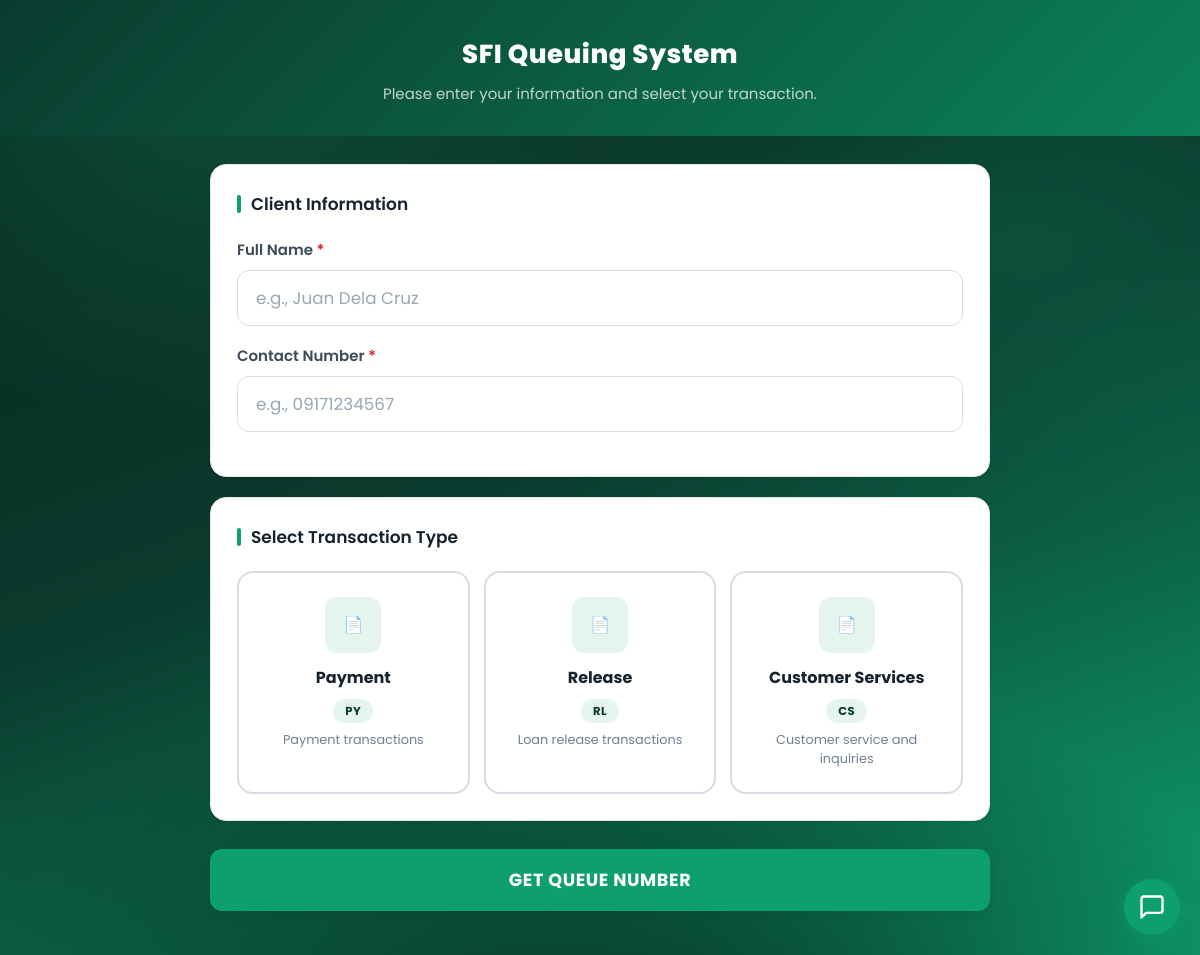
Screenshot of /kiosk/index.php with the database file from the repository.
### tables this page shows
CREATE TABLE loan_types (
    id INT PRIMARY KEY AUTO_INCREMENT,
    name VARCHAR(100) NOT NULL,
    prefix VARCHAR(5) NOT NULL UNIQUE,
    description VARCHAR(255) DEFAULT '',
    category ENUM('transaction','product') NOT NULL DEFAULT 'transaction',
    status ENUM('active','inactive') DEFAULT 'active',
    is_archived TINYINT(1) NOT NULL DEFAULT 0,
    created_at TIMESTAMP DEFAULT CURRENT_TIMESTAMP
);

### kiosk/index.php (the view, shortened to what this page needs)
<?php
$db = Database::getConnection();
$stmt = $db->query("SELECT id, name, prefix, description FROM loan_types WHERE status = 'active' AND category = 'transaction' AND is_archived = 0 ORDER BY id ASC");
$loanTypes = $stmt->fetchAll();
$icons = [
    'PY' => '<svg width="30" height="30" viewBox="0 0 24 24" fill="none" stroke="currentColor" stroke-width="1.8" stroke-linecap="round" stroke-linejoin="round"><rect x="2" y="6" width="20" height="12" rx="2"/><circle cx="12" cy="12" r="2.5"/><path d="M6 12h.01M18 12h.01"/></svg>',
    'RL' => '<svg width="30" height="30" viewBox="0 0 24 24" fill="none" stroke="currentColor" stroke-width="1.8" stroke-linecap="round" stroke-linejoin="round"><path d="M21 8l-9-5-9 5v8l9 5 9-5V8z"/><path d="M3.3 8.3L12 13l8.7-4.7"/><path d="M12 22V13"/></svg>',
    'CS' => '<svg width="30" height="30" viewBox="0 0 24 24" fill="none" stroke="currentColor" stroke-width="1.8" stroke-linecap="round" stroke-linejoin="round"><path d="M3 18v-6a9 9 0 0 1 18 0v6"/><path d="M21 19a2 2 0 0 1-2 2h-1a2 2 0 0 1-2-2v-3a2 2 0 0 1 2-2h3zM3 19a2 2 0 0 0 2 2h1a2 2 0 0 0 2-2v-3a2 2 0 0 0-2-2H3z"/></svg>',
];
?>
<!DOCTYPE html>
<html lang="en">
<head>
    <link rel="stylesheet" href="<?= BASE_URL ?>/assets/css/style.css">
    <link rel="stylesheet" href="<?= BASE_URL ?>/assets/css/kiosk.css">
</head>
<body>
    <div class="kiosk-wrapper">
        <div class="kiosk-header">
            <h1><?= APP_NAME ?></h1>
            <p>Please enter your information and select your transaction.</p>
        </div>
        <div class="kiosk-body">
            <form id="kioskForm" class="kiosk-form" autocomplete="off">
                <div class="kiosk-form-section">
                    <h3>Client Information</h3>
                    <div class="form-group">
                        <label for="clientName">Full Name <span class="text-danger">*</span></label>
                        <div class="name-suggest-wrap">
                            <input type="text" id="clientName" name="client_name" class="form-control"
                                   placeholder="e.g., Juan Dela Cruz" maxlength="150" required autocomplete="off">
                        </div>
                    </div>
                    <div class="form-group">
                        <label for="contactNumber">Contact Number <span class="text-danger">*</span></label>
                        <input type="tel" id="contactNumber" name="contact_number" class="form-control"
                               placeholder="e.g., 09171234567" maxlength="11" required>
                    </div>
                </div>
                <div class="kiosk-form-section">
                    <h3>Select Transaction Type</h3>
                    <div class="loan-type-grid" id="loanTypeGrid">
                        <?php foreach ($loanTypes as $lt): ?>
                        <div class="loan-type-card" data-id="<?= $lt['id'] ?>" data-prefix="<?= $lt['prefix'] ?>" tabindex="0" role="button" aria-label="Select <?= htmlspecialchars($lt['name']) ?>">
                            <span class="card-icon"><?= $icons[$lt['prefix']] ?? '&#128196;' ?></span>
                            <div class="card-name"><?= htmlspecialchars($lt['name']) ?></div>
                            <span class="card-prefix"><?= $lt['prefix'] ?></span>
                            <div class="card-desc"><?= htmlspecialchars($lt['description']) ?></div>
                        </div>
                        <?php endforeach; ?>
                    </div>
                </div>
                <button type="submit" class="btn btn-primary kiosk-submit" id="btnSubmit">
                    <span id="btnSubmitText">GET QUEUE NUMBER</span>
                </button>
            </form>
        </div>
    </div>
    <button class="chat-bubble" id="chatBubble" aria-label="Open chat">
        <svg width="28" height="28" viewBox="0 0 24 24" fill="none" stroke="currentColor" stroke-width="2" stroke-linecap="round" stroke-linejoin="round"><path d="M21 15a2 2 0 0 1-2 2H7l-4 4V5a2 2 0 0 1 2-2h14a2 2 0 0 1 2 2z"/></svg>
    </button>
</body>
</html>

### assets/css/style.css (style rules this page uses)
:root { --primary: #0E9F6E; --primary-dark: #0B815A; --primary-deep: #0B3B2E; --primary-ink: #123A2F; --primary-soft: #E6F4EE; --primary-softer: #F2FAF6; --bg: #F4F6F8; --surface: #FFFFFF; --border: #E6EAEF; --border-strong: #D5DCE3; --ink: #17222E; --ink-soft: #3C4A5A; --muted: #718091; --danger: #E02424; --danger-soft: #FDECEC; --warning: #D97706; --warning-soft: #FEF3E2; --info: #2563EB; --info-soft: #EAF0FE; --success: #0E9F6E; --success-soft: #E6F4EE; --violet: #7C3AED; --violet-soft: #F1EAFE; --shadow-xs: 0 1px 2px rgba(16, 24, 40, 0.05); --shadow-sm: 0 1px 2px rgba(16, 24, 40, 0.04), 0 1px 3px rgba(16, 24, 40, 0.05); --shadow-md: 0 4px 10px rgba(16, 24, 40, 0.06); --shadow-lg: 0 12px 24px rgba(16, 24, 40, 0.08); --shadow-xl: 0 24px 48px rgba(16, 24, 40, 0.12); --radius-xs: 8px; --radius-sm: 10px; --radius: 12px; --radius-lg: 16px; --radius-xl: 20px; --radius-pill: 999px; --transition: all 0.18s ease; --transition-slow: all 0.28s ease; }
*, *::before, *::after { margin: 0; padding: 0; box-sizing: border-box; }
html { font-size: 16px; -webkit-text-size-adjust: 100%; }
body { font-family: 'Poppins', -apple-system, BlinkMacSystemFont, 'Segoe UI', sans-serif; background: var(--bg); color: var(--ink); line-height: 1.6; min-height: 100vh; -webkit-font-smoothing: antialiased; -moz-osx-font-smoothing: grayscale; }
h1 { font-size: 1.625rem; font-weight: 700; color: var(--ink); letter-spacing: -0.02em; }
h3 { font-size: 1.125rem; font-weight: 600; color: var(--ink); }
.text-danger { color: var(--danger); }
.btn { display: inline-flex; align-items: center; justify-content: center; gap: 8px; padding: 10px 18px; font-family: 'Poppins', sans-serif; font-size: 0.875rem; font-weight: 600; border: 1px solid transparent; border-radius: var(--radius-sm); cursor: pointer; transition: var(--transition); text-decoration: none; white-space: nowrap; line-height: 1.5; }
.btn-primary { background: var(--primary); color: var(--surface); box-shadow: var(--shadow-xs); }
.form-group { margin-bottom: 16px; }
.form-group label { display: block; margin-bottom: 6px; font-size: 0.8125rem; font-weight: 600; color: var(--ink-soft); }
.form-control { width: 100%; padding: 10px 14px; font-family: 'Poppins', sans-serif; font-size: 0.9rem; border: 1px solid var(--border-strong); border-radius: var(--radius-sm); background: var(--surface); color: var(--ink); transition: var(--transition); outline: none; }
.form-control::placeholder { color: #9AA7B4; }

### kiosk/index.php (style rules this page uses)
.name-suggest-wrap { position: relative; }
.chat-bubble { position: fixed; bottom: 20px; right: 20px; z-index: 999; width: 56px; height: 56px; border-radius: 50%; background: #0E9F6E; color: #fff; border: none; cursor: pointer; display: flex; align-items: center; justify-content: center; box-shadow: 0 8px 24px rgba(14,159,110,0.45); transition: transform .2s ease; }

### rows the page displays
loan_types: prefix "📄", name "Payment", prefix "PY", description "Payment transactions"
loan_types: prefix "📄", name "Release", prefix "RL", description "Loan release transactions"
loan_types: prefix "📄", name "Customer Services", prefix "CS", description "Customer service and inquiries"

### other values shown
APP_NAME "SFI Queuing System"
